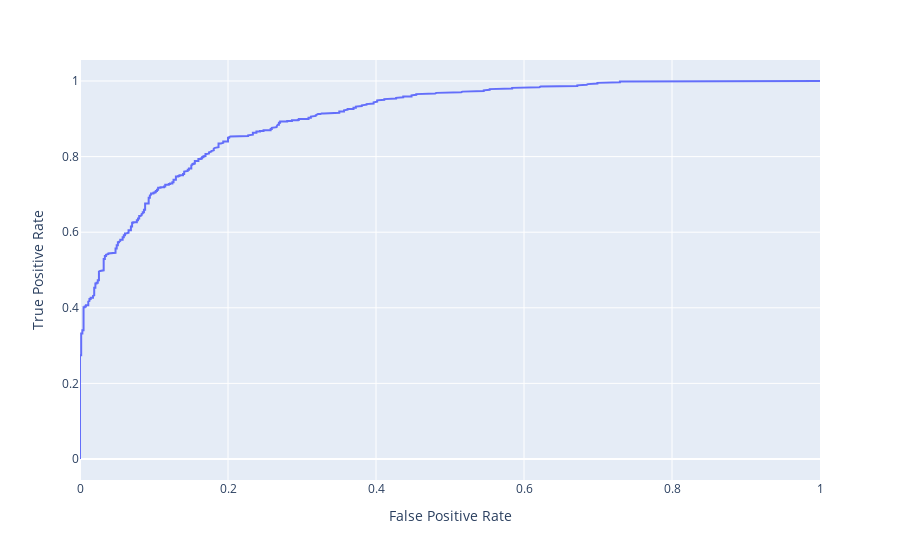

Notebook code cell kept with this figure:
### Code cell
fig = px.line(x=fpr, y = tpr, hover_name=threshold)
fig.update_xaxes(title="False Positive Rate")
fig.update_yaxes(title="True Positive Rate")
fig

### Figure 1 — Plotly figure (JSON) as saved in the notebook; plotly's stock layout.template omitted (floating-point values rounded to 4 significant figures; data arrays with more than 128 entries replaced by an {"elided": "..."} marker saying what was removed)
{"data": [{"hovertemplate": "<b>%{hovertext}</b><br><br>x=%{x}<br>y=%{y}<extra></extra>", "hovertext": {"elided": "403 float values"}, "legendgroup": "", "line": {"color": "#636efa", "dash": "solid"}, "marker": {"symbol": "circle"}, "mode": "lines", "name": "", "orientation": "v", "showlegend": false, "type": "scatter", "x": {"elided": "403 float values"}, "xaxis": "x", "y": {"elided": "403 float values"}, "yaxis": "y"}], "layout": {"legend": {"tracegroupgap": 0}, "margin": {"t": 60}, "xaxis": {"anchor": "y", "domain": [0, 1], "title": {"text": "False Positive Rate"}}, "yaxis": {"anchor": "x", "domain": [0, 1], "title": {"text": "True Positive Rate"}}}}
